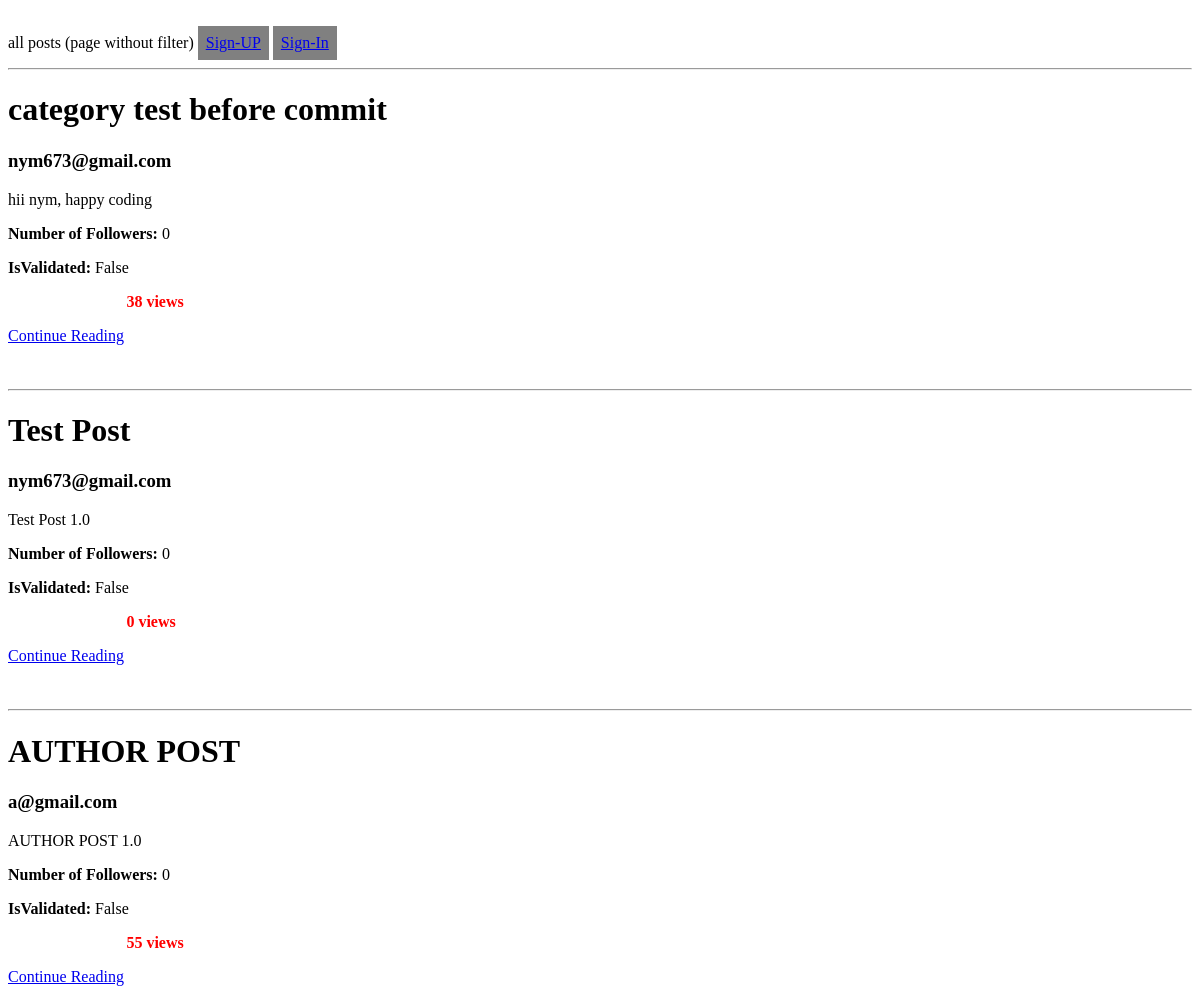
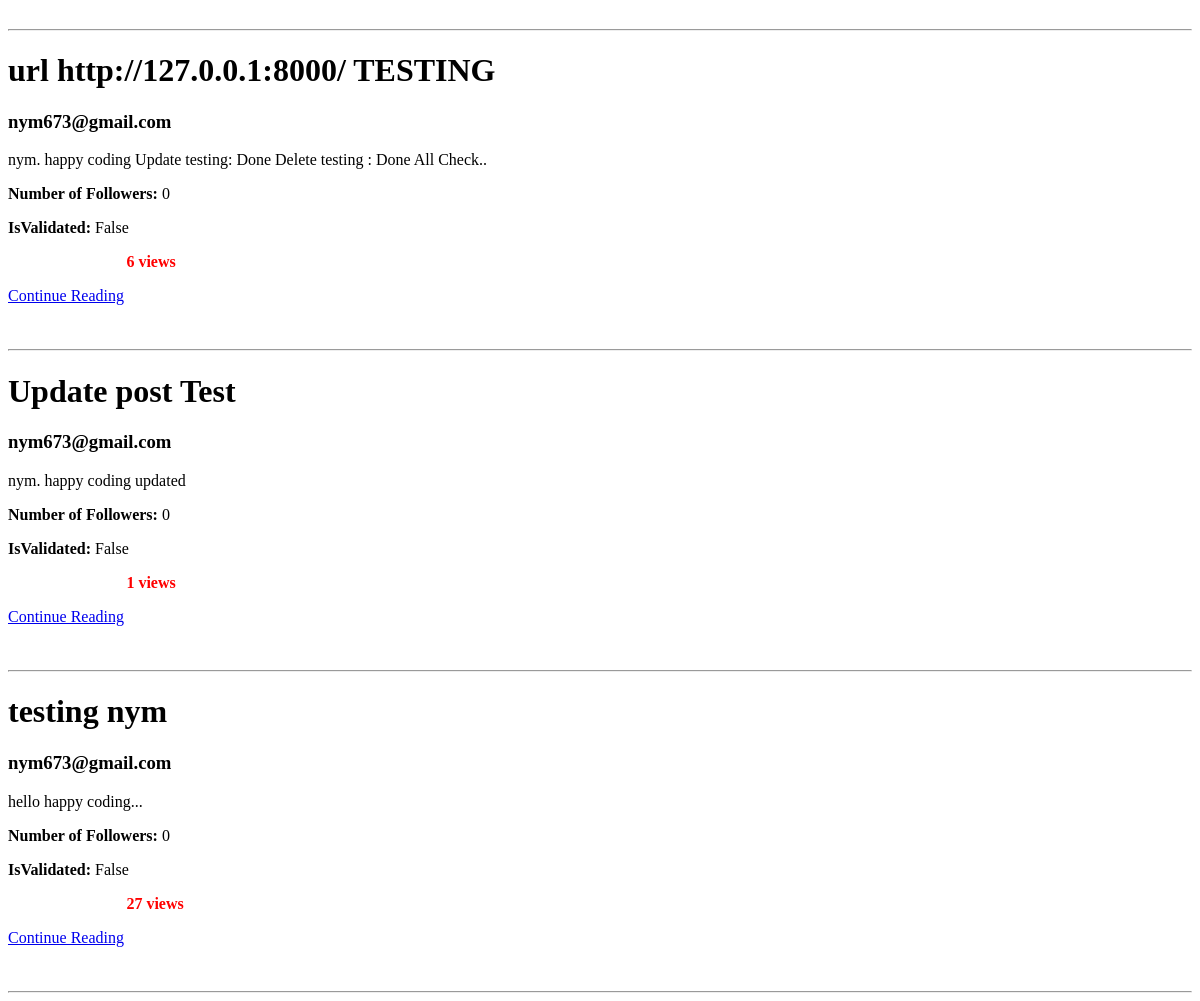
The app's page /, older data (2 pictures, top to bottom).
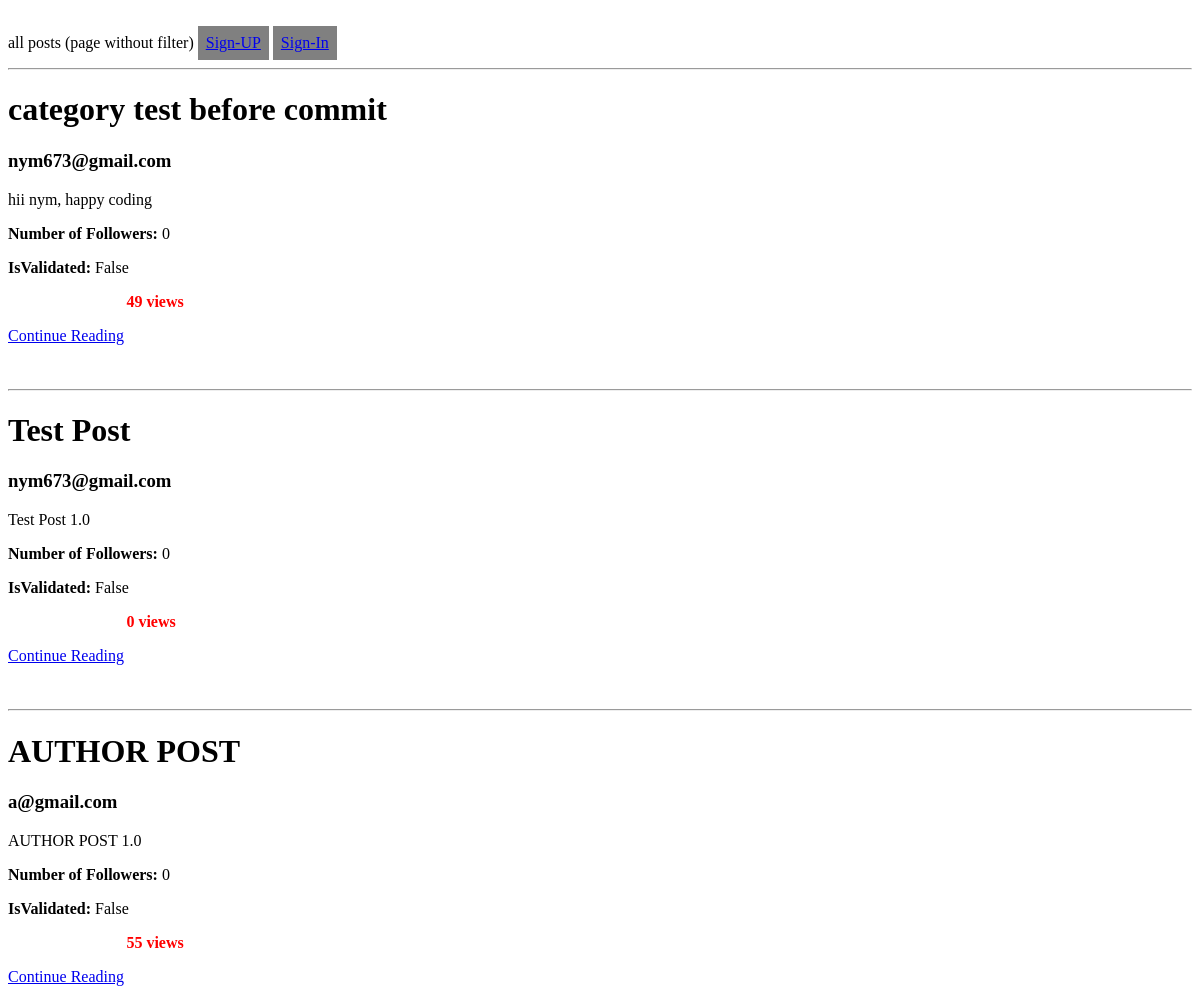
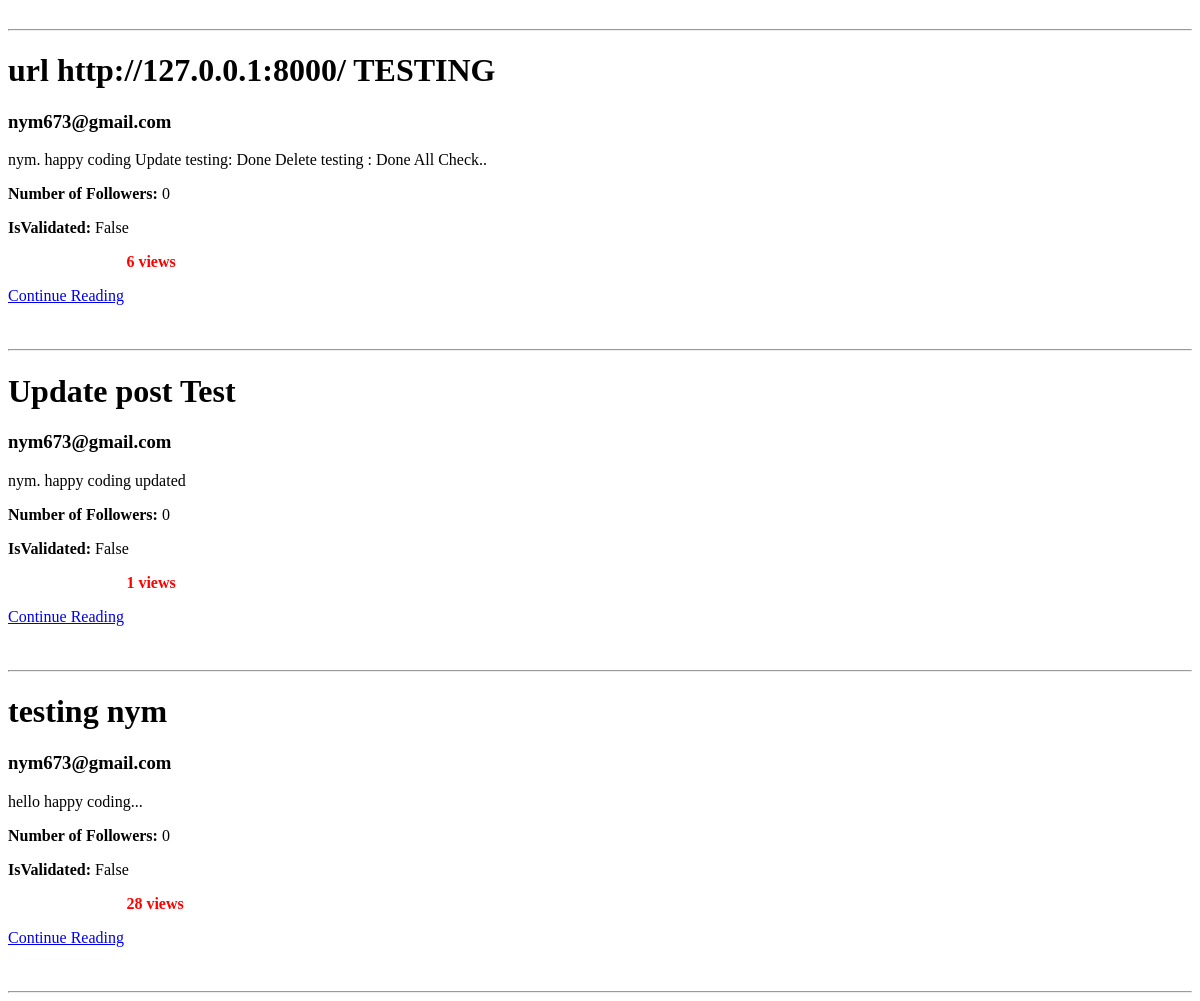
The same page, newer data (2 pictures, top to bottom).
### app/dashboard/writer/post/models.py (models this page shows)
class post(models.Model):
  User_Name = models.ForeignKey(settings.AUTH_USER_MODEL, on_delete=models.CASCADE,default= 0)
  Users_views = models.ManyToManyField(CustomUser, related_name='Users_views', default= 0)
  Category = models.CharField(max_length=100,null=True,primary_key=False)
  Title   = models.CharField(max_length=500, null=True,primary_key=False)
  Details = models.TextField()
  views = models.IntegerField(default=0)
  like = models.IntegerField(default=0)
  likes = models.ManyToManyField(CustomUser, related_name='blog_posts_likes')
  published_date = models.DateTimeField(default=timezone.now)
  def __str__(self):
    return self.Title

### app/user/models.py (models this page shows)
class CustomUser(AbstractUser):
  name = models.CharField(max_length=50)
  email = models.EmailField(max_length=100,unique=True)
  username = None
  USERNAME_FIELD = 'email'
  REQUIRED_FIELDS = []
  Category = models.CharField(max_length=50)
  created_at = models.DateTimeField(auto_now_add=True)
  updated_at = models.DateTimeField(auto_now=True)

### app/home/views.py (the view)
# urls.py: path('', views.testVIEW, name='test')
def testVIEW(request):
    posts = post.objects.all().order_by('-id')
    print(posts[0])
    details_list = []
    for i in posts:
        details = vw.authorDetails(i.User_Name)
        details_list.append(
            {'followers': details[0], 'isValidated': details[1]})
    required_list = zip(posts, details_list)
    return render(request, 'index.html', {'list': required_list})

### app/dashboard/writer/post/views.py (called while the page is built)
def authorDetails(user):
  follower  = None
  is_validated = None
  try:
    writer_Details = mo.writerDetails.objects.filter(User_Name = user)
    if (writer_Details):
      is_validated = writer_Details[0].isValidated
      print(writer_Details)
  except mo.writerDetails.DoesNotExist:
    follower  = None
    is_validated = None
  follower = Followers.objects.filter(another_user = user).count()
  return (follower,is_validated)

### templates/index.html (shortened to what this page needs)
<!DOCTYPE html>
<html lang="en">
<head>
</head>
<body>
  <br>
  all posts (page without filter)
  {% if user.is_authenticated %}
    <a href="{% url 'index' %}" class="btn">DashBoard</a>
    <a href="{% url 'logout' %}" class="btn">
      logout
    </a>
  {% else %}
    <a href="{% url 'register' %}" class="btn">
      Sign-UP
    </a>
    <a href="{% url 'login' %}" class="btn">
      Sign-In
    </a>
  {% endif %}
  <br>
  <hr>
  {% for post,details in list %}
    <h1>{{ post.Title }}</h1>
    <h3>{{ post.User_Name }}</h3>
    <p>{{ post.Details }}
    <p><b>Number of Followers: </b>{{ details.followers }}</p>
    <p><b>IsValidated: </b>{{details.isValidated}}</p>
    <b style="margin-left: 10%; color: red;">{{ post.views }}  views</b> </p>
    <a href="{% url 'details' post.pk %}">Continue Reading</a>
    <br><br><br>
    <hr>
  {% endfor %}
</body>
</html>

Row changes from the older to the newer data that the page shows:
changed post "category test before commit": views "38" → "49"
changed post "testing nym": views "27" → "28"
